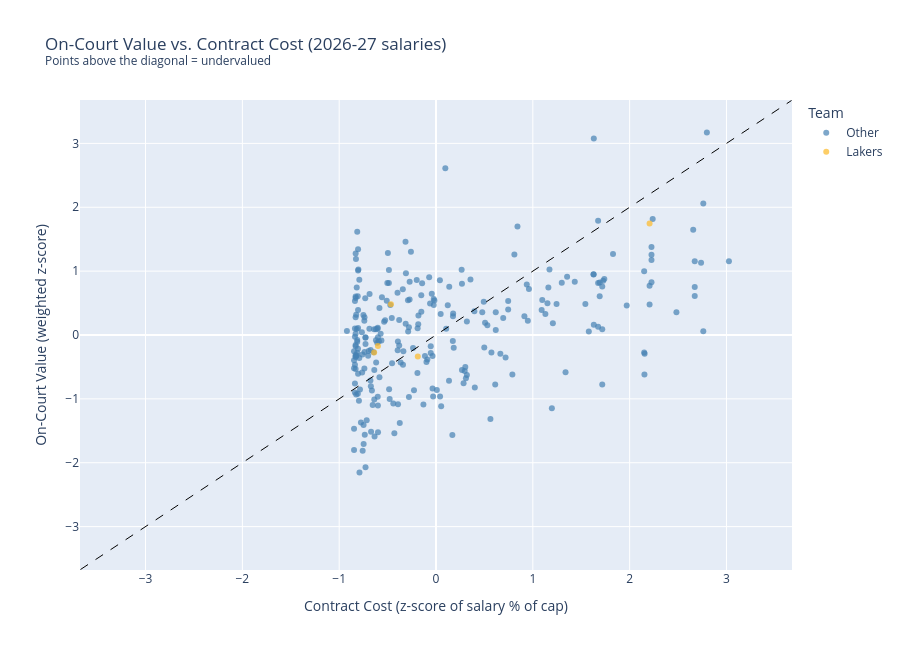

Notebook code for this chart:
### Markdown cell above
**Does this make basketball sense?**

The undervalued list should be heavy on young players on rookie-scale deals and role players who dramatically outperform their salaries. Players on the overpaid list are often veterans whose production has declined but who signed large deals during peak seasons.

This is the core inefficiency signal. In an efficient market these opportunities wouldn't exist — the fact that they do is the premise of this whole project.

From a personal perspective, Overvalued list has some shocking names: Jalen Brown, Deving Booker, Cade Cunngingham, Donovan Mitchell. Mitchell, Cade, and Brown are All NBA award winners this season so overvalued does not make sense here.

### Code cell
# Scatter: contract value vs on-court value -- Plotly for interactive tooltips
# Note: Plotly charts are interactive in Jupyter but won't render in static GitHub preview.
# Run fig.write_html('../docs/scatter_value_vs_cost.html') to save a standalone interactive version.

plot_df = df[df['SURPLUS_VALUE'].notna()].copy()
plot_df['_is_laker'] = (plot_df['TEAM_ABBREVIATION'] == 'LAL').map({True: 'Lakers', False: 'Other'})

fig = px.scatter(
    plot_df,
    x='CONTRACT_VALUE_Z',
    y='ON_COURT_VALUE',
    color='_is_laker',
    color_discrete_map={'Lakers': LAKERS_GOLD, 'Other': 'steelblue'},
    hover_name='PLAYER_NAME',
    hover_data={
        'TEAM_ABBREVIATION': True,
        'AGE': True,
        'SURPLUS_VALUE': ':.3f',
        'SALARY_FORWARD': ':$,.0f',
        'CONTRACT_VALUE_Z': ':.3f',
        '_is_laker': False,
    },
    title='On-Court Value vs. Contract Cost (2026-27 salaries)<br><sup>Points above the diagonal = undervalued</sup>',
    labels={
        'CONTRACT_VALUE_Z': 'Contract Cost (z-score of salary % of cap)',
        'ON_COURT_VALUE': 'On-Court Value (weighted z-score)',
    },
    opacity=0.7,
)

# Fair-value diagonal (surplus = 0 line)
lim = max(abs(plot_df['CONTRACT_VALUE_Z'].max()), abs(plot_df['ON_COURT_VALUE'].max())) + 0.5
fig.add_shape(type='line', x0=-lim, y0=-lim, x1=lim, y1=lim,
              line=dict(color='black', width=1, dash='dash'))

fig.update_layout(width=900, height=650, legend_title='Team')
fig.show()

# Regression fit summary
print('Surplus methodology: regression-based (EXPECTED_SALARY - ACTUAL_SALARY)')
print(f'  Regression trained on {df["EXPECTED_SALARY"].notna().sum()} non-FA qualifying players')
print('  Positive SURPLUS_VALUE_DOLLARS = underpaid vs. market rate')

# --- Matplotlib fallback (static, for export / GitHub preview) ---
# fig2, ax = plt.subplots(figsize=(12, 8))
# is_lal = plot_df['TEAM_ABBREVIATION'] == 'LAL'
# ax.scatter(plot_df.loc[~is_lal,'CONTRACT_VALUE_Z'], plot_df.loc[~is_lal,'ON_COURT_VALUE'],
#            alpha=0.4, s=20, color='steelblue', label='Other teams')
# ax.scatter(plot_df.loc[is_lal,'CONTRACT_VALUE_Z'], plot_df.loc[is_lal,'ON_COURT_VALUE'],
#            alpha=0.9, s=60, color=LAKERS_GOLD, edgecolors=LAKERS_PURPLE, linewidths=0.8,
#            zorder=5, label='Lakers')
# plt.tight_layout(); plt.show()

### Figure 1 — Plotly figure (JSON) as saved in the notebook; plotly's stock layout.template omitted (floating-point values rounded to 4 significant figures; data arrays with more than 128 entries replaced by an {"elided": "..."} marker saying what was removed)
{"data": [{"customdata": {"elided": "258x5 mixed values"}, "hovertemplate": "<b>%{hovertext}</b><br><br>Contract Cost (z-score of salary % of cap)=%{x:.3f}<br>On-Court Value (weighted z-score)=%{y}<br>TEAM_ABBREVIATION=%{customdata[0]}<br>AGE=%{customdata[1]}<br>SURPLUS_VALUE=%{customdata[2]:.3f}<br>SALARY_FORWARD=%{customdata[3]:$,.0f}<extra></extra>", "hovertext": {"elided": "258 str values"}, "legendgroup": "Other", "marker": {"color": "steelblue", "opacity": 0.7, "symbol": "circle"}, "mode": "markers", "name": "Other", "orientation": "v", "showlegend": true, "type": "scatter", "x": {"elided": "258 float values"}, "xaxis": "x", "y": {"elided": "258 float values"}, "yaxis": "y"}, {"customdata": [["LAL", 27, 0.8762, 8104000, "Lakers"], ["LAL", 24, 0.6362, 6000000, "Lakers"], ["LAL", 27, 0.08748, 12428571, "Lakers"], ["LAL", 27, -1.297, 49800000, "Lakers"], ["LAL", 32, 0.6191, 5390700, "Lakers"]], "hovertemplate": "<b>%{hovertext}</b><br><br>Contract Cost (z-score of salary % of cap)=%{x:.3f}<br>On-Court Value (weighted z-score)=%{y}<br>TEAM_ABBREVIATION=%{customdata[0]}<br>AGE=%{customdata[1]}<br>SURPLUS_VALUE=%{customdata[2]:.3f}<br>SALARY_FORWARD=%{customdata[3]:$,.0f}<extra></extra>", "hovertext": ["Deandre Ayton", "Jake LaRavia", "Jarred Vanderbilt", "Luka Dončić", "Marcus Smart"], "legendgroup": "Lakers", "marker": {"color": "#FDB927", "opacity": 0.7, "symbol": "circle"}, "mode": "markers", "name": "Lakers", "orientation": "v", "showlegend": true, "type": "scatter", "x": [-0.4652, -0.6, -0.1881, 2.206, -0.639], "xaxis": "x", "y": [0.4804, -0.173, -0.3386, 1.745, -0.2739], "yaxis": "y"}], "layout": {"height": 650, "legend": {"title": {"text": "Team"}, "tracegroupgap": 0}, "shapes": [{"line": {"color": "black", "dash": "dash", "width": 1}, "type": "line", "x0": -3.672, "x1": 3.672, "y0": -3.672, "y1": 3.672}], "title": {"text": "On-Court Value vs. Contract Cost (2026-27 salaries)<br><sup>Points above the diagonal = undervalued</sup>"}, "width": 900, "xaxis": {"anchor": "y", "domain": [0, 1], "title": {"text": "Contract Cost (z-score of salary % of cap)"}}, "yaxis": {"anchor": "x", "domain": [0, 1], "title": {"text": "On-Court Value (weighted z-score)"}}}}
